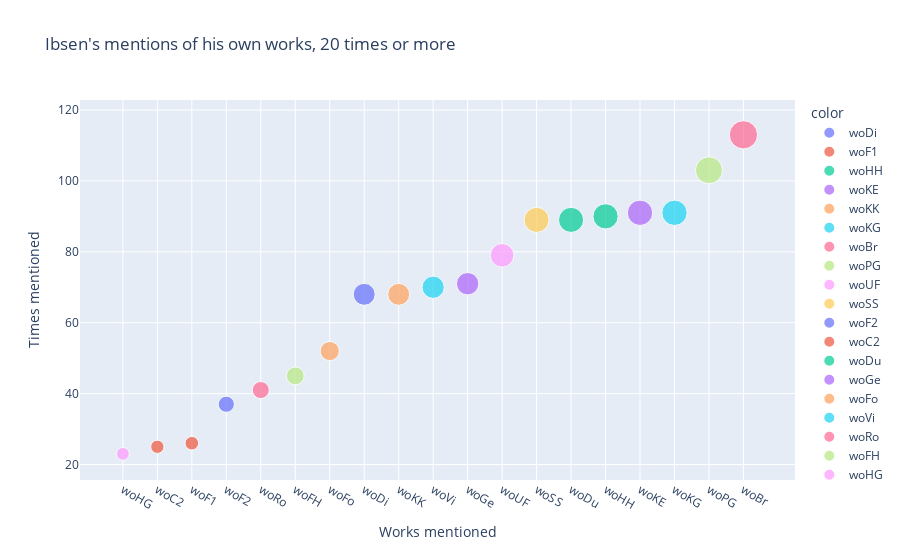

Source (notebook cell):
### Code cell
import plotly.express as px
#df = px.data.iris()
fig = px.scatter(x=xvals, y=yvals,
                 size=yvals, color=xvals,
                title="Ibsen's mentions of his own works, 20 times or more",
                labels=dict(x="Works mentioned", y="Times mentioned"))
fig.update_xaxes(categoryorder='total ascending')
fig.show()

### Figure 1 — Plotly figure (JSON) as saved in the notebook; plotly's stock layout.template omitted (floating-point values rounded to 4 significant figures)
{"data": [{"hovertemplate": "color=woDi<br>Works mentioned=%{x}<br>Times mentioned=%{y}<br>size=%{marker.size}<extra></extra>", "legendgroup": "woDi", "marker": {"color": "#636efa", "size": [68], "sizemode": "area", "sizeref": 0.2825, "symbol": "circle"}, "mode": "markers", "name": "woDi", "orientation": "v", "showlegend": true, "type": "scatter", "x": ["woDi"], "xaxis": "x", "y": [68], "yaxis": "y"}, {"hovertemplate": "color=woF1<br>Works mentioned=%{x}<br>Times mentioned=%{y}<br>size=%{marker.size}<extra></extra>", "legendgroup": "woF1", "marker": {"color": "#EF553B", "size": [26], "sizemode": "area", "sizeref": 0.2825, "symbol": "circle"}, "mode": "markers", "name": "woF1", "orientation": "v", "showlegend": true, "type": "scatter", "x": ["woF1"], "xaxis": "x", "y": [26], "yaxis": "y"}, {"hovertemplate": "color=woHH<br>Works mentioned=%{x}<br>Times mentioned=%{y}<br>size=%{marker.size}<extra></extra>", "legendgroup": "woHH", "marker": {"color": "#00cc96", "size": [90], "sizemode": "area", "sizeref": 0.2825, "symbol": "circle"}, "mode": "markers", "name": "woHH", "orientation": "v", "showlegend": true, "type": "scatter", "x": ["woHH"], "xaxis": "x", "y": [90], "yaxis": "y"}, {"hovertemplate": "color=woKE<br>Works mentioned=%{x}<br>Times mentioned=%{y}<br>size=%{marker.size}<extra></extra>", "legendgroup": "woKE", "marker": {"color": "#ab63fa", "size": [91], "sizemode": "area", "sizeref": 0.2825, "symbol": "circle"}, "mode": "markers", "name": "woKE", "orientation": "v", "showlegend": true, "type": "scatter", "x": ["woKE"], "xaxis": "x", "y": [91], "yaxis": "y"}, {"hovertemplate": "color=woKK<br>Works mentioned=%{x}<br>Times mentioned=%{y}<br>size=%{marker.size}<extra></extra>", "legendgroup": "woKK", "marker": {"color": "#FFA15A", "size": [68], "sizemode": "area", "sizeref": 0.2825, "symbol": "circle"}, "mode": "markers", "name": "woKK", "orientation": "v", "showlegend": true, "type": "scatter", "x": ["woKK"], "xaxis": "x", "y": [68], "yaxis": "y"}, {"hovertemplate": "color=woKG<br>Works mentioned=%{x}<br>Times mentioned=%{y}<br>size=%{marker.size}<extra></extra>", "legendgroup": "woKG", "marker": {"color": "#19d3f3", "size": [91], "sizemode": "area", "sizeref": 0.2825, "symbol": "circle"}, "mode": "markers", "name": "woKG", "orientation": "v", "showlegend": true, "type": "scatter", "x": ["woKG"], "xaxis": "x", "y": [91], "yaxis": "y"}, {"hovertemplate": "color=woBr<br>Works mentioned=%{x}<br>Times mentioned=%{y}<br>size=%{marker.size}<extra></extra>", "legendgroup": "woBr", "marker": {"color": "#FF6692", "size": [113], "sizemode": "area", "sizeref": 0.2825, "symbol": "circle"}, "mode": "markers", "name": "woBr", "orientation": "v", "showlegend": true, "type": "scatter", "x": ["woBr"], "xaxis": "x", "y": [113], "yaxis": "y"}, {"hovertemplate": "color=woPG<br>Works mentioned=%{x}<br>Times mentioned=%{y}<br>size=%{marker.size}<extra></extra>", "legendgroup": "woPG", "marker": {"color": "#B6E880", "size": [103], "sizemode": "area", "sizeref": 0.2825, "symbol": "circle"}, "mode": "markers", "name": "woPG", "orientation": "v", "showlegend": true, "type": "scatter", "x": ["woPG"], "xaxis": "x", "y": [103], "yaxis": "y"}, {"hovertemplate": "color=woUF<br>Works mentioned=%{x}<br>Times mentioned=%{y}<br>size=%{marker.size}<extra></extra>", "legendgroup": "woUF", "marker": {"color": "#FF97FF", "size": [79], "sizemode": "area", "sizeref": 0.2825, "symbol": "circle"}, "mode": "markers", "name": "woUF", "orientation": "v", "showlegend": true, "type": "scatter", "x": ["woUF"], "xaxis": "x", "y": [79], "yaxis": "y"}, {"hovertemplate": "color=woSS<br>Works mentioned=%{x}<br>Times mentioned=%{y}<br>size=%{marker.size}<extra></extra>", "legendgroup": "woSS", "marker": {"color": "#FECB52", "size": [89], "sizemode": "area", "sizeref": 0.2825, "symbol": "circle"}, "mode": "markers", "name": "woSS", "orientation": "v", "showlegend": true, "type": "scatter", "x": ["woSS"], "xaxis": "x", "y": [89], "yaxis": "y"}, {"hovertemplate": "color=woF2<br>Works mentioned=%{x}<br>Times mentioned=%{y}<br>size=%{marker.size}<extra></extra>", "legendgroup": "woF2", "marker": {"color": "#636efa", "size": [37], "sizemode": "area", "sizeref": 0.2825, "symbol": "circle"}, "mode": "markers", "name": "woF2", "orientation": "v", "showlegend": true, "type": "scatter", "x": ["woF2"], "xaxis": "x", "y": [37], "yaxis": "y"}, {"hovertemplate": "color=woC2<br>Works mentioned=%{x}<br>Times mentioned=%{y}<br>size=%{marker.size}<extra></extra>", "legendgroup": "woC2", "marker": {"color": "#EF553B", "size": [25], "sizemode": "area", "sizeref": 0.2825, "symbol": "circle"}, "mode": "markers", "name": "woC2", "orientation": "v", "showlegend": true, "type": "scatter", "x": ["woC2"], "xaxis": "x", "y": [25], "yaxis": "y"}, {"hovertemplate": "color=woDu<br>Works mentioned=%{x}<br>Times mentioned=%{y}<br>size=%{marker.size}<extra></extra>", "legendgroup": "woDu", "marker": {"color": "#00cc96", "size": [89], "sizemode": "area", "sizeref": 0.2825, "symbol": "circle"}, "mode": "markers", "name": "woDu", "orientation": "v", "showlegend": true, "type": "scatter", "x": ["woDu"], "xaxis": "x", "y": [89], "yaxis": "y"}, {"hovertemplate": "color=woGe<br>Works mentioned=%{x}<br>Times mentioned=%{y}<br>size=%{marker.size}<extra></extra>", "legendgroup": "woGe", "marker": {"color": "#ab63fa", "size": [71], "sizemode": "area", "sizeref": 0.2825, "symbol": "circle"}, "mode": "markers", "name": "woGe", "orientation": "v", "showlegend": true, "type": "scatter", "x": ["woGe"], "xaxis": "x", "y": [71], "yaxis": "y"}, {"hovertemplate": "color=woFo<br>Works mentioned=%{x}<br>Times mentioned=%{y}<br>size=%{marker.size}<extra></extra>", "legendgroup": "woFo", "marker": {"color": "#FFA15A", "size": [52], "sizemode": "area", "sizeref": 0.2825, "symbol": "circle"}, "mode": "markers", "name": "woFo", "orientation": "v", "showlegend": true, "type": "scatter", "x": ["woFo"], "xaxis": "x", "y": [52], "yaxis": "y"}, {"hovertemplate": "color=woVi<br>Works mentioned=%{x}<br>Times mentioned=%{y}<br>size=%{marker.size}<extra></extra>", "legendgroup": "woVi", "marker": {"color": "#19d3f3", "size": [70], "sizemode": "area", "sizeref": 0.2825, "symbol": "circle"}, "mode": "markers", "name": "woVi", "orientation": "v", "showlegend": true, "type": "scatter", "x": ["woVi"], "xaxis": "x", "y": [70], "yaxis": "y"}, {"hovertemplate": "color=woRo<br>Works mentioned=%{x}<br>Times mentioned=%{y}<br>size=%{marker.size}<extra></extra>", "legendgroup": "woRo", "marker": {"color": "#FF6692", "size": [41], "sizemode": "area", "sizeref": 0.2825, "symbol": "circle"}, "mode": "markers", "name": "woRo", "orientation": "v", "showlegend": true, "type": "scatter", "x": ["woRo"], "xaxis": "x", "y": [41], "yaxis": "y"}, {"hovertemplate": "color=woFH<br>Works mentioned=%{x}<br>Times mentioned=%{y}<br>size=%{marker.size}<extra></extra>", "legendgroup": "woFH", "marker": {"color": "#B6E880", "size": [45], "sizemode": "area", "sizeref": 0.2825, "symbol": "circle"}, "mode": "markers", "name": "woFH", "orientation": "v", "showlegend": true, "type": "scatter", "x": ["woFH"], "xaxis": "x", "y": [45], "yaxis": "y"}, {"hovertemplate": "color=woHG<br>Works mentioned=%{x}<br>Times mentioned=%{y}<br>size=%{marker.size}<extra></extra>", "legendgroup": "woHG", "marker": {"color": "#FF97FF", "size": [23], "sizemode": "area", "sizeref": 0.2825, "symbol": "circle"}, "mode": "markers", "name": "woHG", "orientation": "v", "showlegend": true, "type": "scatter", "x": ["woHG"], "xaxis": "x", "y": [23], "yaxis": "y"}], "layout": {"legend": {"itemsizing": "constant", "title": {"text": "color"}, "tracegroupgap": 0}, "title": {"text": "Ibsen's mentions of his own works, 20 times or more"}, "xaxis": {"anchor": "y", "categoryorder": "total ascending", "domain": [0, 1], "title": {"text": "Works mentioned"}}, "yaxis": {"anchor": "x", "domain": [0, 1], "title": {"text": "Times mentioned"}}}}
